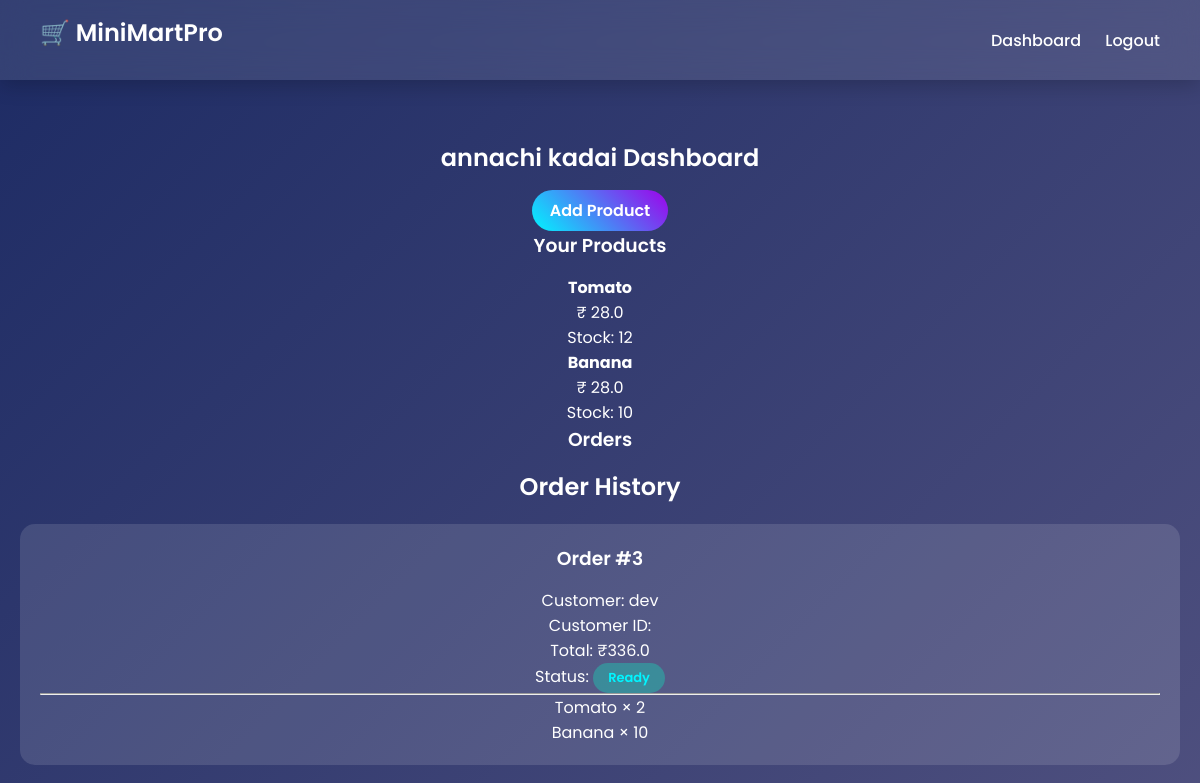
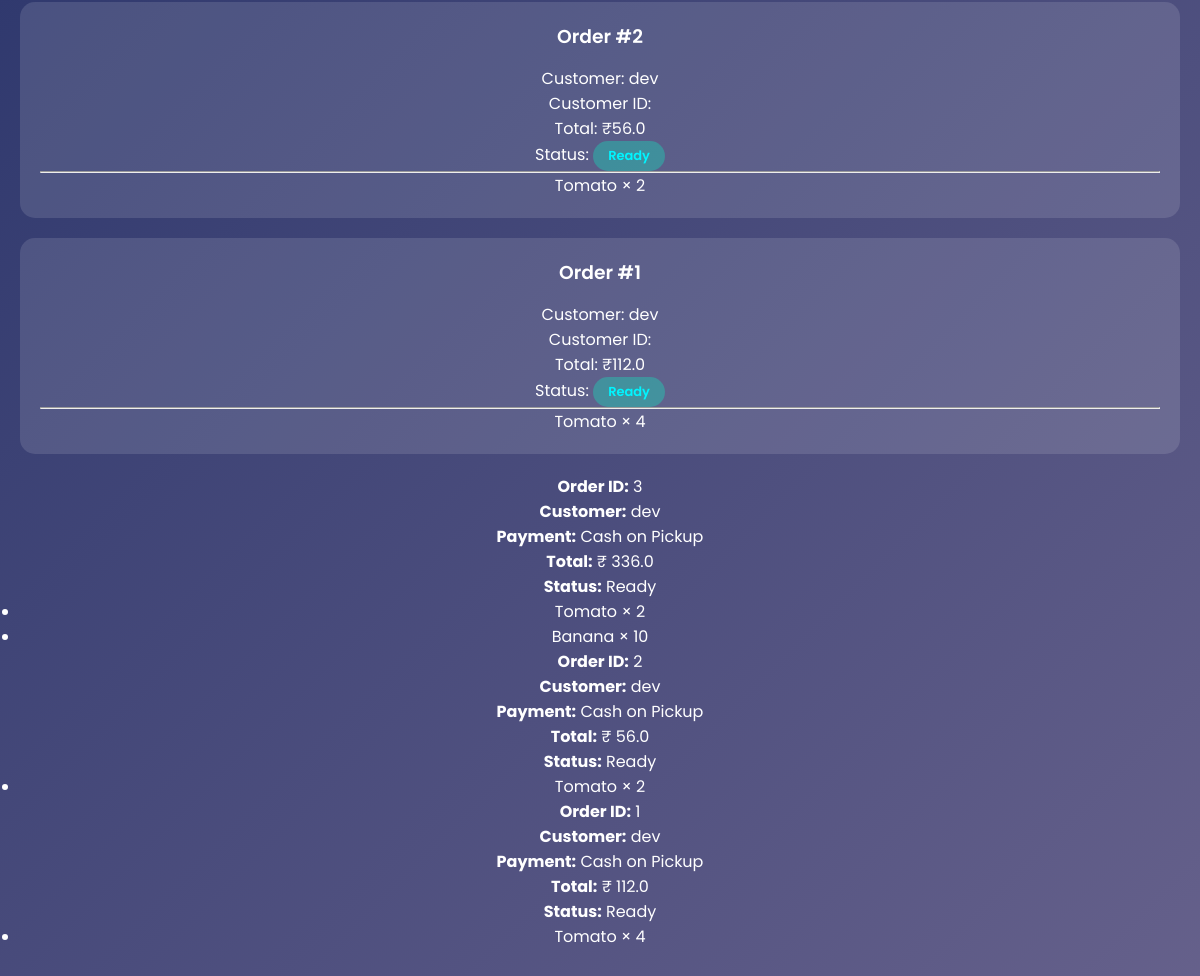
Screenshot of /owner (signed in) with the database file from the repository (2 pictures, top to bottom).
### models.py (models this page shows)
class Shop(db.Model):
    id = db.Column(db.Integer, primary_key=True)
    name = db.Column(db.String(150))
    address = db.Column(db.String(200))
    shop_code = db.Column(db.String(10), unique=True, default=generate_shop_code)
    owner_id = db.Column(db.Integer, db.ForeignKey('user.id'))
    products = db.relationship('Product', backref='shop')
    orders = db.relationship('Order', backref='shop')

class Product(db.Model):
    id = db.Column(db.Integer, primary_key=True)
    name = db.Column(db.String(150))
    description = db.Column(db.String(200))
    price = db.Column(db.Float)
    stock = db.Column(db.Integer)
    image = db.Column(db.String(200))
    shop_id = db.Column(db.Integer, db.ForeignKey('shop.id'))
    order_items = db.relationship('OrderItem', backref='product')

class Order(db.Model):
    id = db.Column(db.Integer, primary_key=True)
    customer_id = db.Column(db.Integer, db.ForeignKey('user.id'))
    shop_id = db.Column(db.Integer, db.ForeignKey('shop.id'))
    total = db.Column(db.Float)
    status = db.Column(db.String(20), default="Pending")
    payment_method = db.Column(db.String(20))
    items = db.relationship('OrderItem', backref='order')

class User(UserMixin, db.Model):
    id = db.Column(db.Integer, primary_key=True)
    username = db.Column(db.String(100))
    email = db.Column(db.String(100), unique=True)
    password = db.Column(db.String(200))
    role = db.Column(db.String(20))
    shop = db.relationship('Shop', backref='owner', uselist=False)
    orders = db.relationship('Order', backref='customer')

class OrderItem(db.Model):
    id = db.Column(db.Integer, primary_key=True)
    order_id = db.Column(db.Integer, db.ForeignKey('order.id'))
    product_id = db.Column(db.Integer, db.ForeignKey('product.id'))
    quantity = db.Column(db.Integer)

### app.py (the view)
@app.route('/owner')
@login_required
def owner_dashboard():
    if current_user.role != "owner":
        return redirect(url_for('index'))
    shop = Shop.query.filter_by(owner_id=current_user.id).first()
    products = Product.query.filter_by(shop_id=shop.id).all()
    orders = Order.query.filter_by(shop_id=shop.id)\
                        .order_by(Order.id.desc())\
                        .all()
    return render_template("owner_dashboard.html",
                           shop=shop,
                           products=products,
                           orders=orders)

### app.py (called while the page is built)
@login_manager.user_loader
def load_user(user_id):
    return User.query.get(int(user_id))

### templates/owner_dashboard.html (shortened to what this page needs)
{% extends "base.html" %}
{% block content %}
<h2>{{ shop.name }} Dashboard</h2>
<a class="btn" href="{{ url_for('add_product') }}">Add Product</a>
<h3>Your Products</h3>
<div class="card-grid">
{% for product in products %}
<div class="glass-card">
    <h4>{{ product.name }}</h4>
    <p>₹ {{ product.price }}</p>
    <p>Stock: {{ product.stock }}</p>
</div>
{% endfor %}
</div>
<h3>Orders</h3>
<h2>Order History</h2>
{% for o in orders %}
<div class="order-card">
<h3>Order #{{ o.id }}</h3>
<p>Customer: {{ o.customer.username }}</p>
<p>Customer ID: {{ o.customer.customer_code }}</p>
<p>Total: ₹{{ o.total }}</p>
<p>
Status:
<span class="status {{ o.status }}">{{ o.status }}</span>
</p>
<hr>
{% for item in o.items %}
<p>{{ item.product.name }} × {{ item.quantity }}</p>
{% endfor %}
</div>
{% endfor %}
{% for order in orders %}
<div class="glass-card">
    <p><b>Order ID:</b> {{ order.id }}</p>
    <p><b>Customer:</b> {{ order.customer.username }}</p>
    <p><b>Payment:</b> {{ order.payment_method }}</p>
    <p><b>Total:</b> ₹ {{ order.total }}</p>
    <p><b>Status:</b> {{ order.status }}</p>
    <ul>
    {% for item in order.items %}
        <li>{{ item.product.name }} × {{ item.quantity }}</li>
    {% endfor %}
    </ul>
</div>
{% endfor %}
{% endblock %}

### static/css/style.css (style rules this page uses)
* { margin:0; padding:0; box-sizing:border-box; font-family:'Poppins',sans-serif; }
body { min-height:100vh; background: linear-gradient(135deg,#1d2b64,#f8cdda); background-size: 300% 300%; animation: gradientMove 8s ease infinite; color:white; }
button, .btn { padding:8px 18px; border:none; border-radius:25px; background:linear-gradient(45deg,#00f5ff,#9f01ea); color:white; font-weight:600; cursor:pointer; transition:0.3s; text-decoration:none; display:inline-block; }
.order-card { background:rgba(255,255,255,0.12); padding:20px; border-radius:15px; margin:20px 0; transition:0.4s; }
.status { padding:5px 15px; border-radius:20px; font-size:13px; font-weight:600; display:inline-block; }
.status.Ready { background:rgba(0,255,200,0.3); color:#00f5ff; }
h1,h2,h3 { margin-bottom:15px; font-weight:600; }

### rows the page displays
Shop: name "annachi kadai"
Product: name "Tomato", price "28.0", stock "12"
Product: name "Banana", price "28.0", stock "10"
Order: id "3", customer.username "dev", total "336.0", status "Ready", payment_method "Cash on Pickup"
OrderItem: product.name "Tomato", quantity "2"
OrderItem: product.name "Banana", quantity "10"
Order: id "2", customer.username "dev", total "56.0", status "Ready", payment_method "Cash on Pickup"
OrderItem: product.name "Tomato", quantity "2"
Order: id "1", customer.username "dev", total "112.0", status "Ready", payment_method "Cash on Pickup"
OrderItem: product.name "Tomato", quantity "4"
